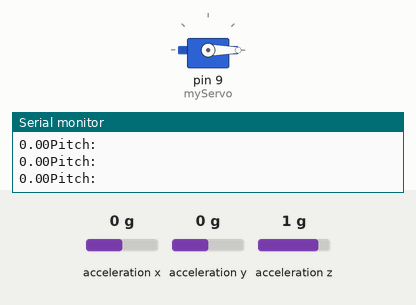
Recording of a sketch running on a simulated Arduino Uno, built with avr-gcc and run on an emulated ATmega328P. Shown: servo, the last lines printed to the serial monitor. Wiring (inferred from the names in the program): MPU-6050 motion sensor at I2C address 0x68. The test bench sets the inputs (shaded band); at power-on: acceleration x 0 g, acceleration y 0 g, acceleration z 1 g.

Above: at 1.2 s.
1.3 s: acceleration x set to 0.2 g
At 2.1 s:
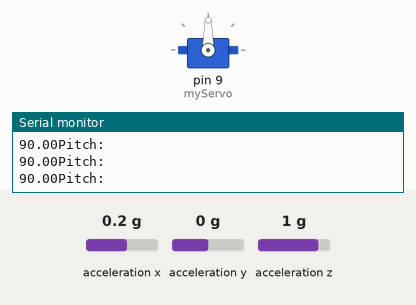
2.8 s: acceleration y set to -1.4 g
At 3.3 s:
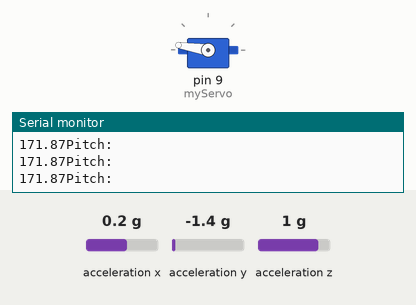
4.3 s: acceleration x set to 0 g
At 5.5 s:
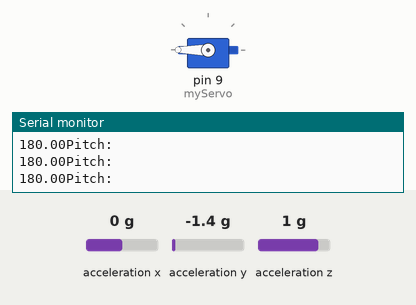
5.8 s: acceleration x set to 0.8 g
At 6.6 s:
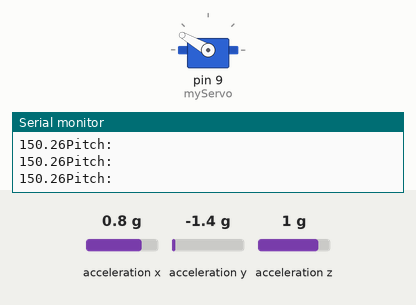
7.3 s: acceleration y set to 0.8 g
At 7.6 s:
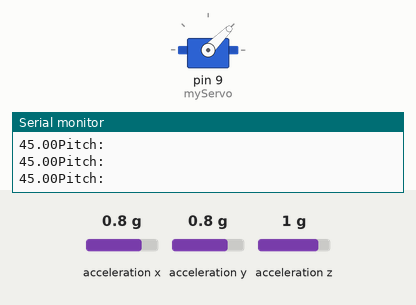
8.8 s: acceleration y set to -0.8 g
At 10.0 s:
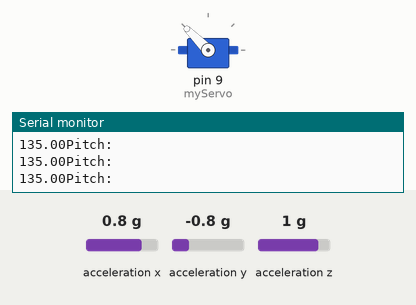
Timing chart, 0 to 11.3 s (numbered marks = the images above; inputs shaded):
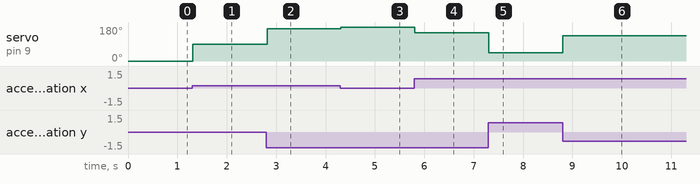

The sketch:

Robotics_project.ino
```cpp
#include <Wire.h>
#include <Servo.h>

const int MPU_ADDR = 0x68;   //I2C adress for the MPU 6050
Servo myServo; //Initializes the Servo


void setup() {
    Wire.begin();
    Serial.begin(9600); //baud rate

    myServo.attach(9); //Allocates the information pin for the servo as A9
    myServo.write(90); //Sets the Servo to 90 degrees, (the middle)


    Wire.beginTransmission(MPU_ADDR); //MPU_ADDR is 0x68, which is the address to talk to MPU6050 according to Data Sheet
    Wire.write(0x6B);  //accesses power management one register
    Wire.write(0);     //Make sure that the MPU6050 is not in sleep mode
    Wire.endTransmission(true); //Ends communication with MPU6050
}

void loop() {
    Wire.beginTransmission(MPU_ADDR); //MPU_ADDR is 0x68, which is the address to talk to MPU6050 according to Data Sheet
    Wire.write(0x3B);  // Starting with register 0x3B (Acc X high byte)
    Wire.endTransmission(false);
    Wire.requestFrom(MPU_ADDR, 6, true);//calls for 6bytes from MPU6050, 2 bytes for each axis acceleration

    int16_t accelX = Wire.read() << 8 | Wire.read(); //collect raw data from MPU 6050 for x axis
    int16_t accelZ = Wire.read() << 8 | Wire.read(); //collect raw data from MPU 6050 for y axis

    float accelX_g = accelX / 16384.0; // turns raw data into the form of g's
    float accelZ_g = accelZ / 16384.0; //turns raw date into the form of g's


    float pitch = atan2(accelX_g, accelZ_g) * 180 / PI;//now take the acelleration and plug it into the formula for pitch.
    //formula for pitch is arctan*(aX/aZ)
    // 180/Pi is trning angl from degrees to radians


    Serial.println("Pitch: ");
    Serial.print(pitch);
    myServo.write(pitch); //plugs pitch value into servo

    delay(10);  //10 millisecond delay so servo doesn't start fidgeting

}
```

Measured:
- the behaviour switches between 0 and 0.1 g on acceleration x (found by bisection; images 0 and 1)
- after the input at 1.3 s, servo on pin 9 (myServo): 0° → 90° at once
- after the input at 2.8 s, servo on pin 9 (myServo): 90° → 171° at once
- after the input at 4.3 s, servo on pin 9 (myServo): 171° → 180° at once
- after the input at 5.8 s, servo on pin 9 (myServo): 180° → 150° at once
- after the input at 7.3 s, servo on pin 9 (myServo): 150° → 45° at once
- after the input at 8.8 s, servo on pin 9 (myServo): 45° → 135° at once
